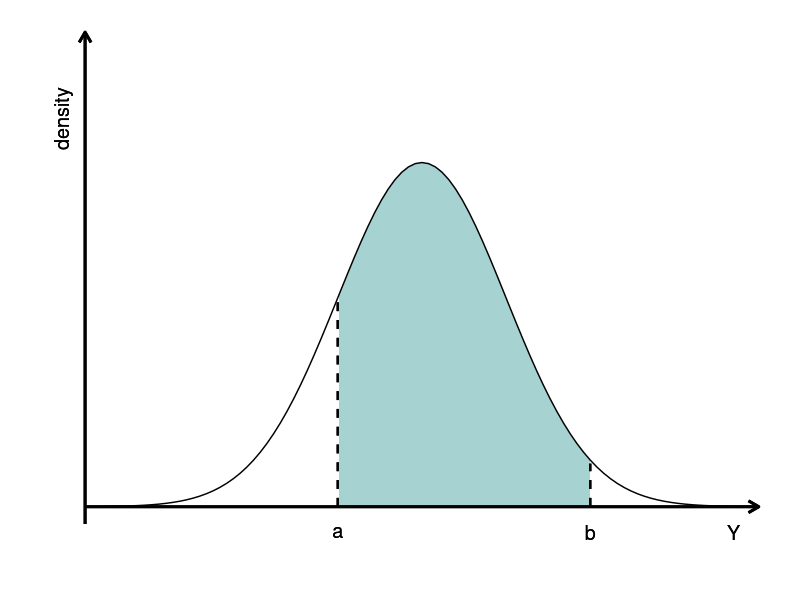

Here is the R script that generated this plot: (Note: this script raises an error after producing the figure.)
library(ggplot2)
library(ggthemes)
library(ggpubr)


# our color scale for the book
cols = viridisLite::viridis(3)

liniendicke = 0.75
achsendicke = 1


# Return dnorm(x) for -1 < x < 2, and NA for all other x
dnorm_limit <- function(x) {
  y <- dnorm(x)
  y[x < -1 | x > 2] <- NA
  return(y)
}

# ggplot() with dummy data
p <- ggplot(data.frame(x=c(-3.5, 3.5)), aes(x = x)) +
  stat_function(fun = dnorm_limit, geom = "area", fill = cols[2], 
                alpha = 0.4, n = 500) +
  stat_function(fun = dnorm) + 
  scale_y_continuous(breaks = NULL) +  # hide axis scaling
  scale_x_continuous(breaks = NULL) +
  ylab("") +
  xlab("") +
  geom_text(x=-4.28, y=0.45,            # "density" label at y axis
            label="density", size=5, angle = 90) +
  geom_text(x=3.7, y=-0.03,             # "Y" label at x axis
            label="Y", size=5, angle = 0) +                    # a label x axis
  geom_text(x=-1, y=-0.03,              
            label=expression(a), size=5, angle = 0) +          # b label x axis
  geom_text(x=2, y=-0.03,               
           label=expression(b), size=5, angle = 0) +
  geom_segment(aes(x = -1, y = 0, xend = -1, yend = 0.24),     # vertical dashed a-line 
               size = liniendicke, linetype="dashed" ) +   
  geom_segment(aes(x = 2, y = 0, xend = 2, yend = 0.050),      # vertical dashed b-line 
               size = liniendicke, linetype="dashed" ) +   
  geom_segment(aes(x = -4, y = -0.02, xend = -4, yend = 0.55), # y-axis
               size = achsendicke,
               arrow = arrow(length = unit(0.3, "cm"))) +
  geom_segment(aes(x = -4, y = 0, xend = 4, yend = 0),         # x-axis
               size = achsendicke,
               arrow = arrow(length = unit(0.3, "cm"))) +
  theme_hc(base_size = 30) 
p

#save as pdf (with scale you change the thickness of lines, width=8.5cm is half a page width in the book)
ggsave(filename = "./kurve3_v2.pdf",
       p1, width = 8.5, height = 7, units = "cm", scale = 1.5)


